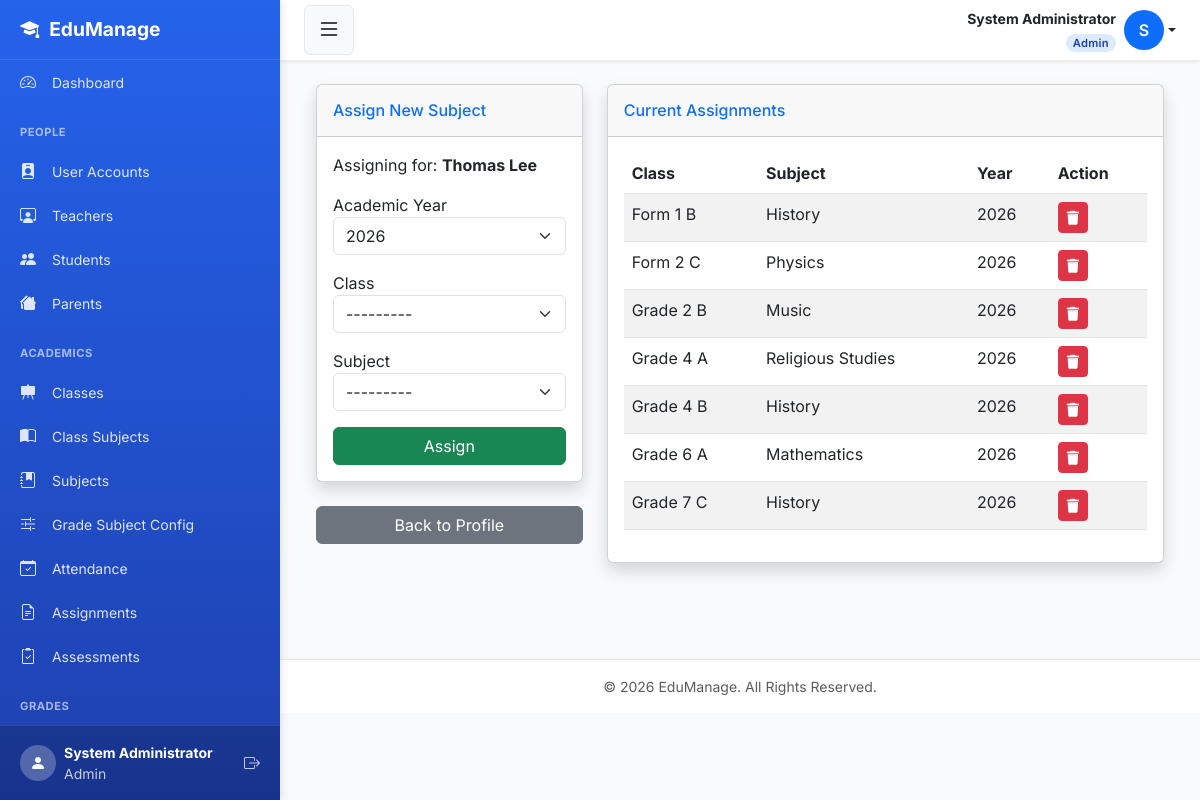
/teachers/1/assign/ (signed in), run on the app's committed database.
### smsapp/models.py (models this page shows, shortened)
class User(AbstractUser):
    ROLE_CHOICES = [
        ('admin',   'Admin'),
        ('teacher', 'Teacher'),
        ('student', 'Student'),
        ('parent',  'Parent'),
    ]
    role  = models.CharField(max_length=10, choices=ROLE_CHOICES, default='student')
    phone = models.CharField(max_length=20, blank=True, null=True)
    email = models.EmailField(unique=True, blank=True, null=True)
    REQUIRED_FIELDS = ['first_name', 'last_name', 'role']
    class Meta:
        db_table = 'users'

class Teacher(models.Model):
    user           = models.OneToOneField(User, on_delete=models.CASCADE, related_name='teacher_profile')
    employee_id    = models.CharField(max_length=20, unique=True, editable=False, blank=True)
    date_of_birth  = models.DateField(null=True, blank=True)
    qualification  = models.CharField(max_length=200, blank=True, null=True)
    specialization = models.CharField(max_length=200, blank=True, null=True)
    date_joined    = models.DateField(default=timezone.now)
    is_active      = models.BooleanField(default=True)
    created_at     = models.DateTimeField(auto_now_add=True)
    class Meta:
        db_table = 'teachers'
        ordering = ['user__last_name', 'user__first_name']

class ClassSubjectTeacher(models.Model):
    class_assigned = models.ForeignKey(SchoolClass, on_delete=models.CASCADE, related_name='subject_assignments')
    subject        = models.ForeignKey(Subject, on_delete=models.CASCADE, related_name='class_assignments')
    teacher        = models.ForeignKey(Teacher, on_delete=models.CASCADE, related_name='teaching_assignments')
    academic_year  = models.ForeignKey(AcademicYear, on_delete=models.CASCADE, related_name='teaching_assignments')
    created_at     = models.DateTimeField(auto_now_add=True)
    class Meta:
        db_table        = 'class_subject_teacher'
        unique_together = ['class_assigned', 'subject', 'academic_year']
        ordering        = ['class_assigned', 'subject']

class SchoolClass(models.Model):
    name          = models.CharField(max_length=50)
    grade_level   = models.CharField(max_length=3, choices=GRADE_CHOICES)  # FIX: uses shared constant
    academic_year = models.ForeignKey(AcademicYear, on_delete=models.CASCADE, related_name='classes')
    class_teacher = models.ForeignKey(
        'Teacher', on_delete=models.SET_NULL,
        null=True, blank=True, related_name='main_class'
    )
    room_number = models.CharField(max_length=20, blank=True, null=True)
    capacity    = models.IntegerField(default=40)
    created_at  = models.DateTimeField(auto_now_add=True)
    class Meta:
        db_table        = 'classes'
        verbose_name    = 'Class'
        verbose_name_plural = 'Classes'
        ordering        = ['grade_level', 'name']
        unique_together = ['name', 'academic_year']
    def __str__(self):
        return f"{self.name} ({self.academic_year})"

class Subject(models.Model):
    name        = models.CharField(max_length=100, unique=True)
    code        = models.CharField(max_length=10, unique=True)
    description = models.TextField(blank=True, null=True)
    created_at  = models.DateTimeField(auto_now_add=True)
    class Meta:
        db_table = 'subjects'
        ordering = ['name']
    def __str__(self):
        return f"{self.name} ({self.code})"

class AcademicYear(models.Model):
    name       = models.CharField(max_length=50, unique=True)
    start_date = models.DateField()
    end_date   = models.DateField()
    is_active  = models.BooleanField(default=True)
    class Meta:
        db_table = 'academic_years'
        ordering = ['-start_date']
    def __str__(self):
        return self.name

### smsapp/views.py (the view)
# urls.py: path('teachers/<int:pk>/assign/', views.teacher_assign_subject, name='teacher_assign_subject'),
@login_required
@admin_required
def teacher_assign_subject(request, pk):
    teacher = get_object_or_404(Teacher, pk=pk)
    if request.method == 'POST':
        form = TeacherAssignmentForm(request.POST)
        if form.is_valid():
            assignment = form.save(commit=False)
            assignment.teacher = teacher
            exists = ClassSubjectTeacher.objects.filter(
                class_assigned=assignment.class_assigned,
                subject=assignment.subject,
                academic_year=assignment.academic_year,
            ).exists()
            if exists:
                messages.error(request, 'This subject is already assigned to a teacher for this class and year.')
            else:
                assignment.save()
                messages.success(request, 'Subject assigned successfully!')
                return redirect('teacher_assign_subject', pk=pk)
    else:
        active_year = AcademicYear.objects.filter(is_active=True).first()
        form = TeacherAssignmentForm(initial={'academic_year': active_year})
    current_assignments = ClassSubjectTeacher.objects.filter(
        teacher=teacher
    ).select_related('class_assigned', 'subject', 'academic_year')
    return render(request, 'teachers/assign_subjects.html', {
        'teacher': teacher,
        'form': form,
        'current_assignments': current_assignments,
    })

### smsapp/templates/teachers/assign_subjects.html (shortened to what this page needs)
{% extends 'base.html' %}
{% block content %}
<div class="container">
    <div class="row">
        <div class="col-md-4">
            <div class="card shadow mb-4">
                <div class="card-header py-3">
                    <h6 class="m-0 font-weight-bold text-primary">Assign New Subject</h6>
                </div>
                <div class="card-body">
                    <p>Assigning for: <strong>{{ teacher.user.get_full_name }}</strong></p>
                    <form method="post">
                        <div class="mb-3">
                            <label>Academic Year</label>
                            {{ form.academic_year }}
                        </div>
                        <div class="mb-3">
                            <label>Class</label>
                            {{ form.class_assigned }}
                        </div>
                        <div class="mb-3">
                            <label>Subject</label>
                            {{ form.subject }}
                        </div>
                        <button type="submit" class="btn btn-success w-100">Assign</button>
                    </form>
                </div>
            </div>
            <a href="{% url 'teacher_detail' teacher.pk %}" class="btn btn-secondary w-100 mb-3">Back to Profile</a>
        </div>
        <div class="col-md-8">
            <div class="card shadow mb-4">
                <div class="card-header py-3">
                    <h6 class="m-0 font-weight-bold text-primary">Current Assignments</h6>
                </div>
                <div class="card-body">
                    <table class="table table-striped">
                        <thead>
                            <tr>
                                <th>Class</th>
                                <th>Subject</th>
                                <th>Year</th>
                                <th>Action</th>
                            </tr>
                        </thead>
                        <tbody>
                            {% for assignment in current_assignments %}
                            <tr>
                                <td>{{ assignment.class_assigned.name }}</td>
                                <td>{{ assignment.subject.name }}</td>
                                <td>{{ assignment.academic_year.name }}</td>
                                <td>
                                    <form action="{% url 'delete_assignment' assignment.pk %}" method="post" onsubmit="return confirm('Are you sure you want to remove this assignment?');">
                                        <button type="submit" class="btn btn-danger btn-sm"><i class="fas fa-trash"></i></button>
                                    </form>
                                </td>
                            </tr>
                            {% empty %}
                            <tr>
                                <td colspan="4" class="text-center">No active assignments.</td>
                            </tr>
                            {% endfor %}
                        </tbody>
                    </table>
                </div>
            </div>
        </div>
    </div>
</div>
{% endblock %}

### smsapp/templates/base.html (shortened to what this page needs)
<!DOCTYPE html>
<html lang="en">
<head>
    <link href="https://cdn.jsdelivr.net/npm/bootstrap@5.3.0/dist/css/bootstrap.min.css" rel="stylesheet">
    <link rel="stylesheet" href="https://cdn.jsdelivr.net/npm/bootstrap-icons@1.11.0/font/bootstrap-icons.css">
    <link rel="stylesheet" href="https://cdnjs.cloudflare.com/ajax/libs/font-awesome/6.4.0/css/all.min.css">
</head>
<body>
<div class="d-flex" id="wrapper">
    <div id="sidebar-wrapper">
        <div class="sidebar-heading">
            <i class="bi bi-mortarboard-fill"></i> EduManage
        </div>
        <div class="sidebar-nav">
            {% if user.role == 'admin' %}
                <a href="{% url 'admin_dashboard' %}" class="list-group-item list-group-item-action">
                    <i class="bi bi-speedometer2"></i> Dashboard
                </a>
            {% elif user.role == 'teacher' %}
                <a href="{% url 'teacher_dashboard' %}" class="list-group-item list-group-item-action">
                    <i class="bi bi-speedometer2"></i> Dashboard
                </a>
            {% elif user.role == 'student' %}
                <a href="{% url 'student_dashboard' %}" class="list-group-item list-group-item-action">
                    <i class="bi bi-speedometer2"></i> Dashboard
                </a>
            {% elif user.role == 'parent' %}
                <a href="{% url 'parent_dashboard' %}" class="list-group-item list-group-item-action">
                    <i class="bi bi-speedometer2"></i> Dashboard
                </a>
            {% endif %}
            {% if user.role == 'admin' %}
                <div class="sidebar-heading-text">People</div>
                <a href="{% url 'user_list' %}" class="list-group-item list-group-item-action">
                    <i class="bi bi-person-badge-fill"></i> User Accounts
                </a>
                <a href="{% url 'teacher_list' %}" class="list-group-item list-group-item-action">
                    <i class="bi bi-person-workspace"></i> Teachers
                </a>
                <a href="{% url 'student_list' %}" class="list-group-item list-group-item-action">
                    <i class="bi bi-people-fill"></i> Students
                </a>
                <a href="{% url 'parent_list' %}" class="list-group-item list-group-item-action">
                    <i class="bi bi-houses-fill"></i> Parents
                </a>
                <div class="sidebar-heading-text">Academics</div>
                <a href="{% url 'class_list' %}" class="list-group-item list-group-item-action">
                    <i class="bi bi-easel-fill"></i> Classes
                </a>
                <a href="{% url 'class_subject_list' %}" class="list-group-item list-group-item-action">
                    <i class="bi bi-book-half"></i> Class Subjects
                </a>
                <a href="{% url 'subject_list' %}" class="list-group-item list-group-item-action">
                    <i class="bi bi-journal-bookmark-fill"></i> Subjects
                </a>
                <a href="{% url 'grade_subject_config_list' %}" class="list-group-item list-group-item-action">
                    <i class="bi bi-sliders2"></i> Grade Subject Config
                </a>
                <a href="{% url 'attendance_history' %}" class="list-group-item list-group-item-action">
                    <i class="bi bi-calendar-check"></i> Attendance
                </a>
                <a href="{% url 'assignment_list' %}" class="list-group-item list-group-item-action">
                    <i class="bi bi-file-earmark-text"></i> Assignments
                </a>
                <a href="{% url 'create_assessment' %}" class="list-group-item list-group-item-action">
                    <i class="bi bi-clipboard2-check"></i> Assessments
                </a>
                <div class="sidebar-heading-text">Grades</div>
                <a href="{% url 'view_gradebook' 0 0 %}" class="list-group-item list-group-item-action" onclick="return false;">
                </a>
            {% endif %}
        </div>
        <div class="sidebar-footer">
            <div class="d-flex align-items-center">
                <div class="rounded-circle bg-white bg-opacity-25 d-flex align-items-center justify-content-center me-2"
                     style="width: 36px; height: 36px;">
                    <i class="bi bi-person-fill"></i>
                </div>
                <div class="flex-grow-1">
                    <div class="small fw-bold">{{ user.get_full_name|default:user.username }}</div>
                    <div class="small opacity-75">{{ user.get_role_display }}</div>
                </div>
                <a href="{% url 'logout' %}" class="text-white text-decoration-none opacity-75 hover-opacity-100">
                    <i class="bi bi-box-arrow-right"></i>
                </a>
            </div>
        </div>
    </div>
    <div id="page-content-wrapper">
        <nav class="top-navbar">
            <button class="btn btn-light" id="sidebarToggle" aria-label="Toggle sidebar">
                <i class="bi bi-list fs-4"></i>
            </button>
            <div class="dropdown">
                <a href="#"
                   class="d-flex align-items-center text-decoration-none dropdown-toggle text-dark"
                   id="userDropdown"
                   data-bs-toggle="dropdown"
                   aria-expanded="false">
                    <div class="me-2 text-end d-none d-lg-block">
                        <div class="fw-bold small">
                            {{ user.get_full_name|default:user.username }}
                        </div>
                        <span class="role-badge {{ user.role }}">
                            {{ user.get_role_display }}
                        </span>
                    </div>
                    <div class="rounded-circle bg-primary text-white d-flex align-items-center justify-content-center"
                         style="width:40px;height:40px;font-weight:600;flex-shrink:0;">
                        {{ user.first_name|first|default:user.username|first|upper }}
                    </div>
                </a>
            </div>
        </nav>
        <div class="container-fluid p-4">
            {% block content %}{% endblock %}
        </div>
        <footer class="bg-white text-center py-3 mt-5 border-top">
            <div class="container text-muted small">
                &copy; {% now "Y" %} EduManage. All Rights Reserved.
            </div>
        </footer>
    </div>
</div>
</body>
</html>

### data on the page
User: get_full_name "System Administrator", role "Admin", first_name|first "S"
Teacher: user.get_full_name "Thomas Lee"
ClassSubjectTeacher: class_assigned.name "Form 1 B", subject.name "History", academic_year.name "2026"
ClassSubjectTeacher: class_assigned.name "Form 2 C", subject.name "Physics", academic_year.name "2026"
ClassSubjectTeacher: class_assigned.name "Grade 2 B", subject.name "Music", academic_year.name "2026"
ClassSubjectTeacher: class_assigned.name "Grade 4 A", subject.name "Religious Studies", academic_year.name "2026"
ClassSubjectTeacher: class_assigned.name "Grade 4 B", subject.name "History", academic_year.name "2026"
ClassSubjectTeacher: class_assigned.name "Grade 6 A", subject.name "Mathematics", academic_year.name "2026"
ClassSubjectTeacher: class_assigned.name "Grade 7 C", subject.name "History", academic_year.name "2026"
